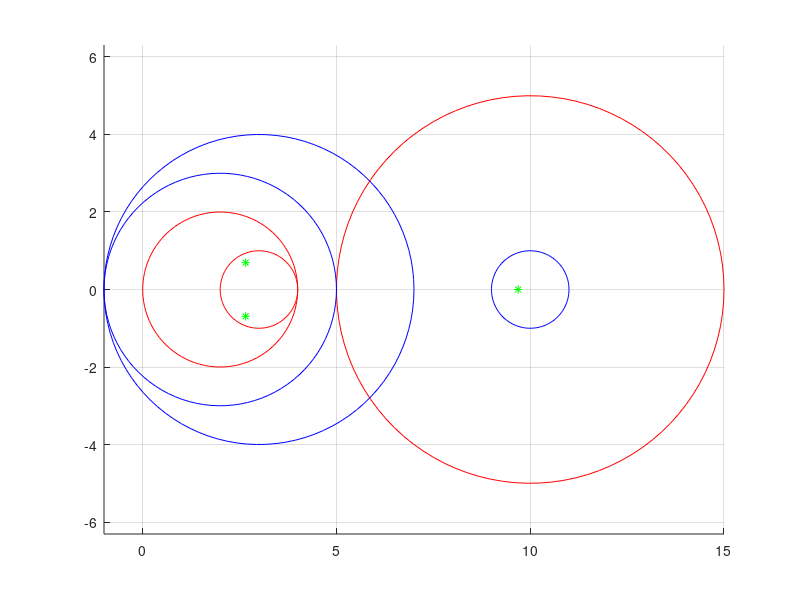

This figure's MATLAB source:
clear all;
close all;

A = [10,2,3;-1,2,-1;0,1,3];

%1.1
rho = max(abs(eig(A)));
p = [1,2,inf];
n = zeros(1,3);
for i=[1:3]
    n(i) = norm(A,p(i));
end

fprintf("rho: %8.5f \t norm_1: %8.5f \t norm_2: %8.5f \t norm_inf: %8.5f\n", rho, n(1), n(2), n(3));

%1.2
raggi_r = sum(abs(A'))-diag(abs(A))';
raggi_c = sum(abs(A))-diag(abs(A))';

angle = linspace(0,2*pi,100);

hold on;
axis equal;
grid on;

lambda = eig(A);

for i=[1:3]
   x_r = raggi_r(i)*cos(angle)+real(abs(A(i,i)));
   y_r = raggi_r(i)*sin(angle)+imag(abs(A(i,i)));
   plot(x_r,y_r,'r');
   x_r = raggi_c(i)*cos(angle)+real(abs(A(i,i)));
   y_r = raggi_c(i)*sin(angle)+imag(abs(A(i,i)));
   plot(x_r,y_r,'b');
   plot(real(lambda(i)), imag(lambda(i)), 'g*')
end